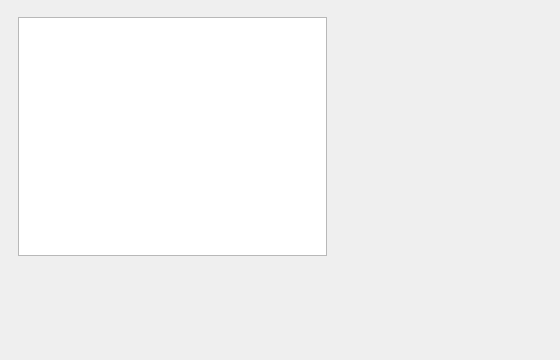
<?xml version="1.0" encoding="UTF-8"?>
<ui version="4.0">
 <class>PlayList</class>
 <widget class="QWidget" name="PlayList">
  <property name="windowModality">
   <enum>Qt::WindowModal</enum>
  </property>
  <property name="geometry">
   <rect>
    <x>0</x>
    <y>0</y>
    <width>560</width>
    <height>360</height>
   </rect>
  </property>
  <property name="minimumSize">
   <size>
    <width>560</width>
    <height>360</height>
   </size>
  </property>
  <property name="windowTitle">
   <string>播放列表</string>
  </property>
  <property name="locale">
   <locale language="English" country="NewZealand"/>
  </property>
  <widget class="QWidget" name="layoutWidget">
   <property name="geometry">
    <rect>
     <x>7</x>
     <y>6</y>
     <width>331</width>
     <height>261</height>
    </rect>
   </property>
   <layout class="QGridLayout" name="gridLayout">
    <item row="0" column="0">
     <widget class="QTableWidget" name="tableWidget">
      <property name="frameShadow">
       <enum>QFrame::Raised</enum>
      </property>
     </widget>
    </item>
   </layout>
  </widget>
 </widget>
 <layoutdefault spacing="6" margin="11"/>
 <resources/>
 <connections/>
</ui>
